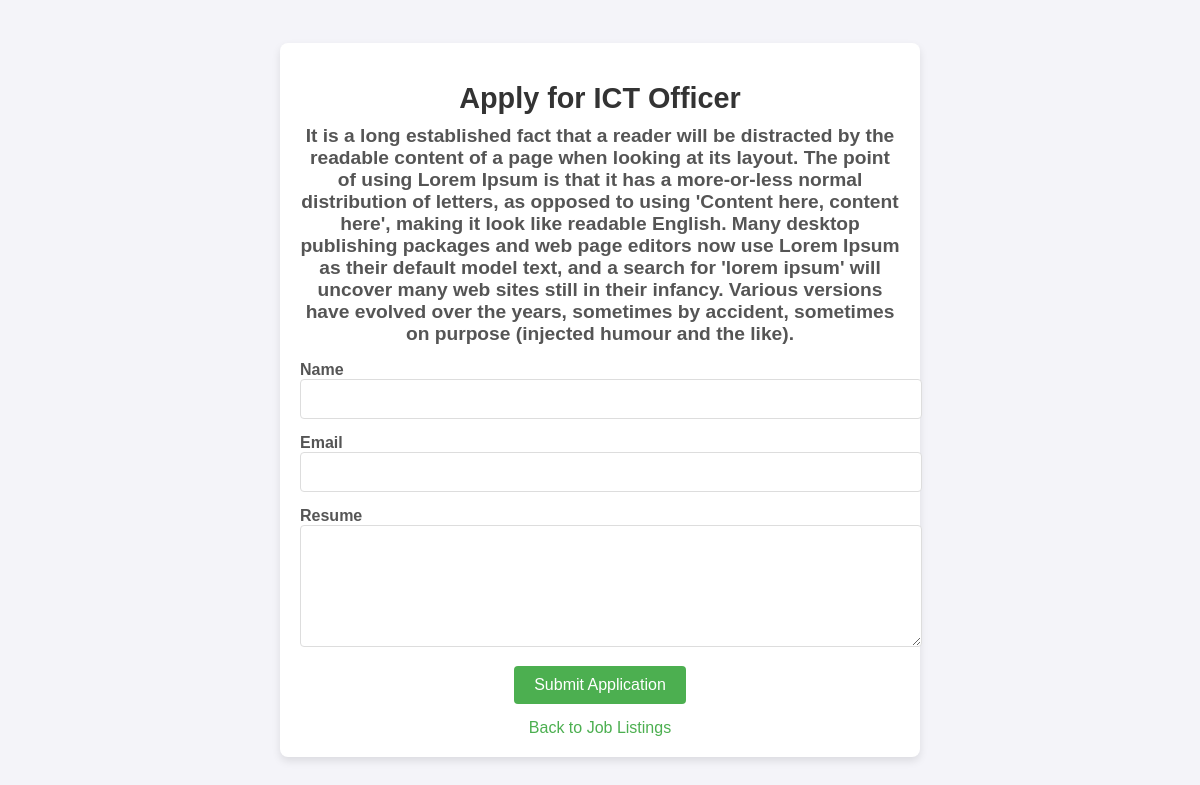
The page /apply_job/1 on the database its author committed.
### models.py (models this page shows)
class JobPosting(db.Model):
    id = db.Column(db.Integer, primary_key=True)
    job_title = db.Column(db.String(100), nullable=False)
    job_description = db.Column(db.Text, nullable=False)
    requirements = db.Column(db.Text, nullable=True)

### app.py (the view, shortened to what this page needs)
@app.route('/apply_job/<int:job_id>', methods=['GET', 'POST'])
def apply_job(job_id):
    job = JobPosting.query.get_or_404(job_id)
    form = ApplicationForm()
    return render_template('apply_job.html', form=form, job=job)

### forms.py
class ApplicationForm(FlaskForm):
    applicant_name = StringField('Name', validators=[DataRequired()])
    email = StringField('Email', validators=[DataRequired(), Email()])
    resume = TextAreaField('Resume')
    submit = SubmitField('Submit Application')

### templates/apply_job.html (shortened to what this page needs)
<!DOCTYPE html>
<html lang="en">
<head>
</head>
<body>
    <div class="container">
        <h1>Apply for {{ job.job_title }}</h1>
        <h2>{{ job.job_description }}</h2>
        <form method="POST" action="{{ url_for('apply_job', job_id=job.id) }}">
            <div>
                <label for="applicant_name">{{ form.applicant_name.label }}</label>
                {{ form.applicant_name(id="applicant_name") }}
            </div>
            <div>
                <label for="email">{{ form.email.label }}</label>
                {{ form.email(id="email") }}
            </div>
            <div>
                <label for="resume">{{ form.resume.label }}</label>
                {{ form.resume(id="resume") }}
            </div>
            <div class="button-container">
                <button type="submit">Submit Application</button>
            </div>
        </form>
        <a class="back-link" href="{{ url_for('job_list') }}">Back to Job Listings</a>
    </div>
</body>
</html>

### templates/apply_job.html (style rules this page uses)
body { font-family: Arial, sans-serif; display: flex; justify-content: center; align-items: center; min-height: 100vh; margin: 0; background-color: #f4f4f9; }
.container { width: 100%; max-width: 600px; padding: 20px; background-color: #ffffff; border-radius: 8px; box-shadow: 0 4px 8px rgba(0, 0, 0, 0.1); }
h1 { font-size: 1.8em; color: #333; margin-bottom: 10px; text-align: center; }
h2 { font-size: 1.2em; color: #555; margin-top: 0; text-align: center; }
form { display: flex; flex-direction: column; gap: 15px; }
label { font-weight: bold; margin-bottom: 5px; color: #555; }
input[type="text"], input[type="email"], textarea { width: 100%; padding: 10px; font-size: 1em; border: 1px solid #ddd; border-radius: 4px; }
textarea { resize: vertical; height: 100px; }
.button-container { text-align: center; }
button[type="submit"] { background-color: #4CAF50; color: white; font-size: 1em; padding: 10px 20px; border: none; border-radius: 4px; cursor: pointer; transition: background-color 0.3s ease; }
.back-link { display: block; text-align: center; margin-top: 15px; color: #4CAF50; text-decoration: none; }

### rows shown on the page
JobPosting: job_title "ICT Officer", job_description "It is a long established fact that a reader will be distracted by the readable content of a page when looking at its layout. The point of using Lorem Ipsum is that it has a more-or-less normal distribution of letters, as opposed to using 'Content here, content here', making it look like readable English. Many desktop publishing packages and web page editors now use Lorem Ipsum as their default model text, and a search for 'lorem ipsum' will uncover many web sites still in their infancy. Various versions have evolved over the years, sometimes by accident, sometimes on purpose (injected humour and the like)."
